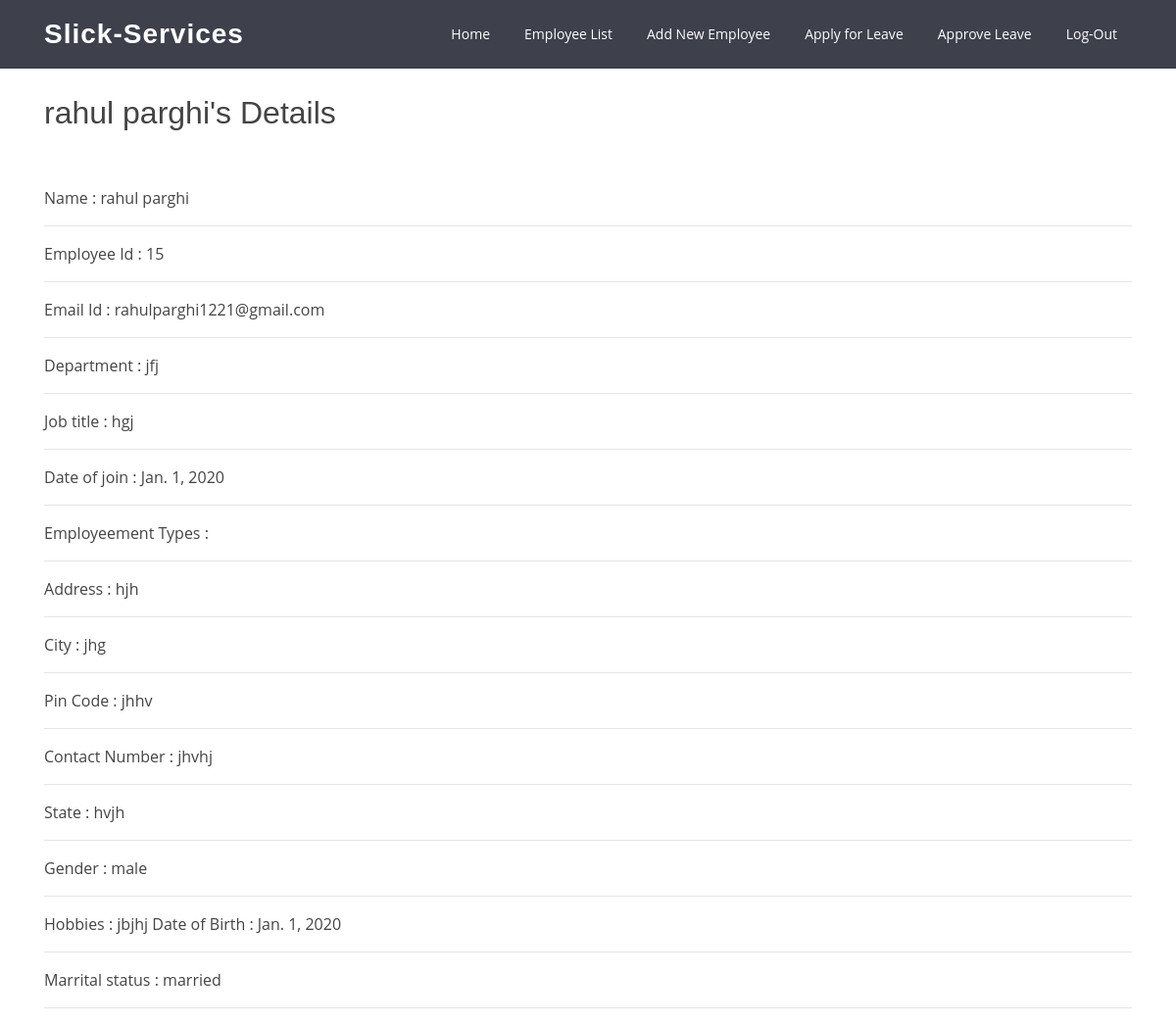
Page /base/Emp_list/detail/15/ (signed in) on the committed database.
### Emp_profile/models.py (models this page shows, shortened)
class Employee(AbstractUser):
    is_manager = models.BooleanField(default=False,blank=True)
    first_name = models.CharField(max_length=25)
    last_name = models.CharField(max_length=25)
    employee_id = models.CharField(unique=True,max_length=6,null=False)
    department = models.CharField(max_length=25, null=False)
    job_title = models.CharField(max_length=25, null=False)
    doj = models.DateField(null=True)
    TYPE_CHOICES = (
        ('part-time', 'Part-time'),
        ('full-time', 'Full-time'),
    )
    employment_type = models.CharField(max_length=10,
                                         choices=TYPE_CHOICES,
                                         default='full-time')
    salary = models.CharField(max_length=10)
    address = models.TextField(max_length=100, default="")
    mobile_number = models.CharField(max_length=10)
    dob = models.DateField(null=True)
    city = models.CharField(max_length=25, null=True)
    pin_code = models.CharField(max_length=25, null=True)
    state = models.CharField(max_length=25, null=True)
    GENDER_CHOICES = (
        ('male', 'Male'),
        ('female', 'Female'),
    )
    gender = models.CharField(max_length=10,
                              choices=GENDER_CHOICES,
                              default='male')
    MS_CHOICES = (
        ('married', 'Married'),
        ('unmarried', 'Unmarried'),
    )
    marrital_status = models.CharField(max_length=10,
                                       choices=MS_CHOICES,
                                       default='married')
    hobbies = models.CharField(max_length=25, null=True)

### Emp_profile/views.py (the view)
# urls.py: path('Emp_list/detail/<int:employee_id>/',views.Emp_detail,name='Emp_detail'),
@login_required
def Emp_detail(request, employee_id):
    obj = get_object_or_404(Employee, employee_id=employee_id)
    return render(request, 'Emp_profile/Emp_detail.html', {'obj': obj})

### Emp_profile/templates/Emp_profile/Emp_detail.html
{% extends 'Emp_profile/base.html' %}
{% block content %}
<br><br><br><br>
<div class="container">
    <div class="carousel-item active">
        <div class="carousel-container">
            <div class="animate__animated animate__fadeInDown">
                <h2>{{obj.first_name}} {{obj.last_name}}'s Details</h2>
                <br>
                <br>
                Name : {{ obj.first_name }} {{obj.last_name}}
                <hr>
                Employee Id : {{ obj.employee_id}}
                <hr>
                Email Id : {{ obj.email}}
                <hr>
                Department : {{obj.department}}
                <hr>
                Job title : {{obj.job_title}}
                <hr>
                Date of join : {{obj.doj}}
                <hr>
                Employeement Types : {{obj.employeement_type}}
                <hr>
                Address : {{obj.address}}
                <hr>
                City : {{ obj.city}}
                <hr>
                Pin Code : {{obj.pin_code}}
                <hr>
                Contact Number : {{obj.mobile_number}}
                <hr>
                State : {{obj.state}}
                <hr>
                Gender : {{obj.gender}}
                <hr>
                Hobbies : {{obj.hobbies}}
                Date of Birth : {{obj.dob}}
                <hr>
                Marrital status : {{obj.marrital_status}}
                <hr>
            </div>
        </div>
    </div>
</div>
{% endblock content %}

### static/assets/css/style.css (style rules this page uses)
body { font-family: "Open Sans", sans-serif; color: #444444; }
h1, h2, h3, h4, h5, h6 { font-family: "Raleway", sans-serif; }

### rows in the picture
Employee: first_name "rahul", last_name "parghi", employee_id "15", email "rahulparghi1221@gmail.com", department "jfj", job_title "hgj", doj "Jan. 1, 2020", address "hjh", city "jhg", pin_code "jhhv", mobile_number "jhvhj", state "hvjh", gender "male", hobbies "jbjhj", dob "Jan. 1, 2020", marrital_status "married"
